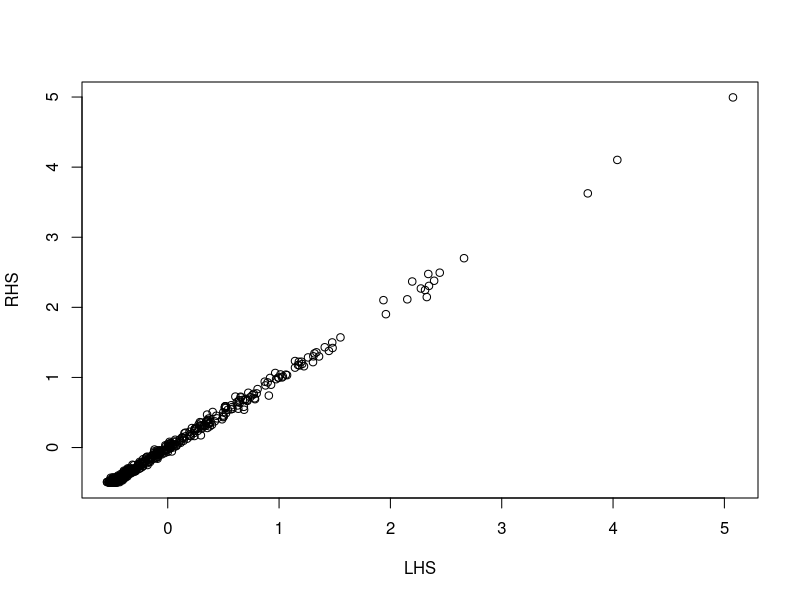

R code for this plot:
T<-1
n<-1000
dt<-T/n
d<-500
LHS<-rep(0,d)
RHS<-rep(0,d)

for(j in 1:d) {
  W<-rnorm(n+1)
  LHS[j]<-0
  for(i in 1:n) {
    Wt<-sum(W[1:i]*sqrt(dt))
    LHS[j]<-LHS[j]+(W[i+1]*sqrt(dt)*Wt)
  }
  
  RHS[j]<-((sum(W[1:n]*sqrt(dt)))^2-T)/2
}

plot(LHS,RHS)